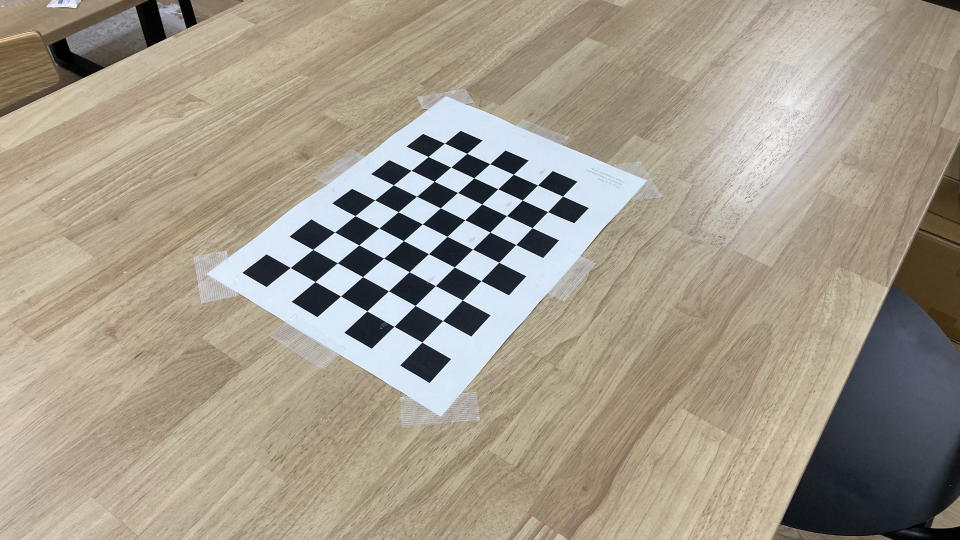
#> input picture program/00_calibration/iPhone_image/resize/1.png, 1920 x 1080 px (shown at 1/2 size)
$ python draw_board-corner.py
#> lines starting #> are read from the running program, lines starting #| are printed output that depends on the picture; after the words box and inside, x2 and y2 are one past the last pixel; in counts of white or black regions, pixels touching at a corner belong together
import cv2
import numpy as np
import glob
filename = "./pattern.png"

# Chessboard dimensions
number_of_squares_X = 10 # Number of chessboard squares along the x-axis
number_of_squares_Y = 7  # Number of chessboard squares along the y-axis
nX = number_of_squares_X - 1 # Number of interior corners along x-axis
nY = number_of_squares_Y - 1 # Number of interior corners along y-axis

def main():
  # Load an images
  img_dir = "./iPhone_image"
  img_path = f"{img_dir}/resize/*.png"

  file_list = glob.glob(img_path)
  i = 1
  for filename in file_list:
    image = cv2.imread(filename)
#> image is the input picture: shape (1080, 1920, 3); mean B, G, R 140.1, 154.8, 163.1
    # Convert the image to grayscale
    gray = cv2.cvtColor(image, cv2.COLOR_BGR2GRAY)
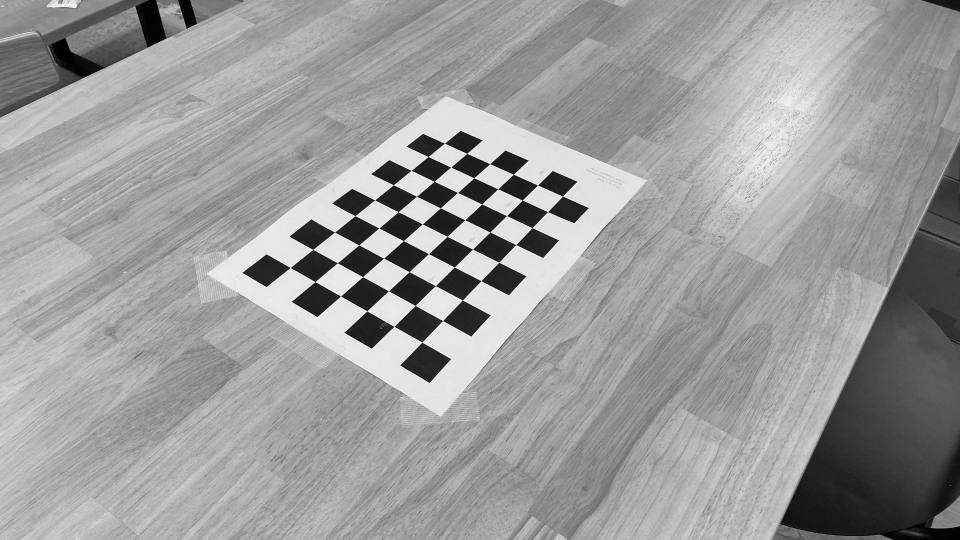
#> gray: shape (1080, 1920) (shown at 1/2 size); min 0, max 253, mean 155.6
    # Find the corners on the chessboard
    success, corners = cv2.findChessboardCorners(gray, (nY, nX), None)
#> success = True; corners = 54 rows, first 8: [844.3, 684.7], [788.5, 653], [734.3, 622.3], [681.6, 592.5], [630.5, 563.6], [580.7, 535.5], [885.7, 641.6], [830.7, 611.4]
    # If the corners are found by the algorithm, draw them
    if success == True:
    # Draw the corners
      cv2.drawChessboardCorners(image, (nY, nX), corners, success)
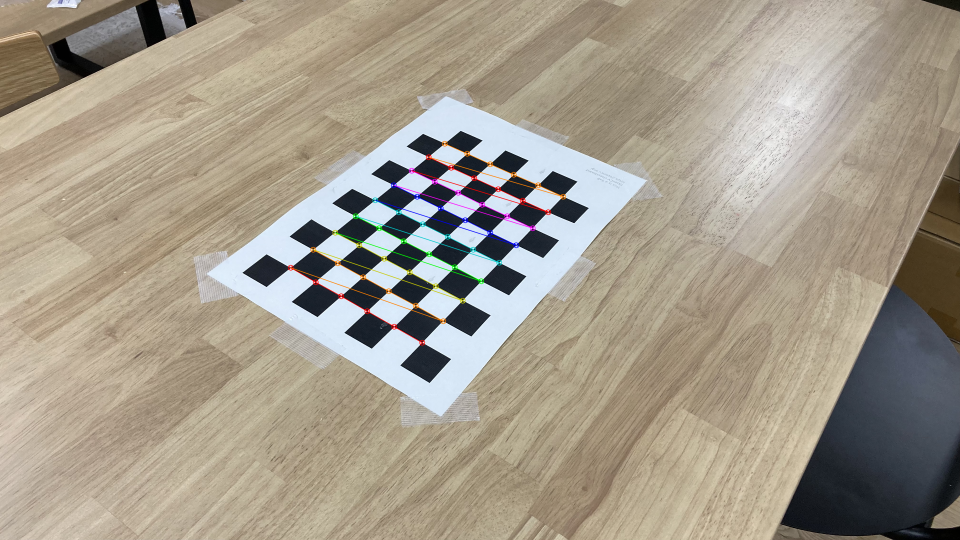
#> image: shape (1080, 1920, 3) (shown at 1/2 size); 0.87% of pixels changed, all inside (x1, y1, x2, y2) = (575, 281, 1133, 692)
    # Create the output file name by removing the '.jpg' part
      new_filename = f"{img_dir}/draw/{i}.png"
    # Save the new image in the working directory
      cv2.imwrite(new_filename, image)
    i+=1
#> pass 2 of the loop in main, `for filename in file_list:`:
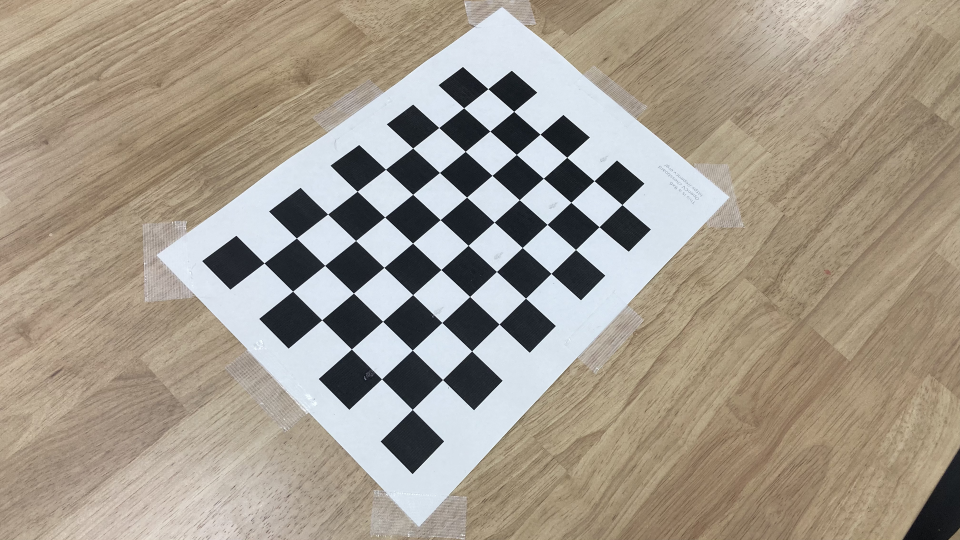
#> input picture program/00_calibration/iPhone_image/resize/10.png, 1920 x 1080 px (shown at 1/2 size)
#> in main, image is the input picture: shape (1080, 1920, 3); mean B, G, R 140, 153.7, 163.2
#> in main, `gray = cv2.cvtColor(image, cv2.COLOR_BGR2GRAY)`:
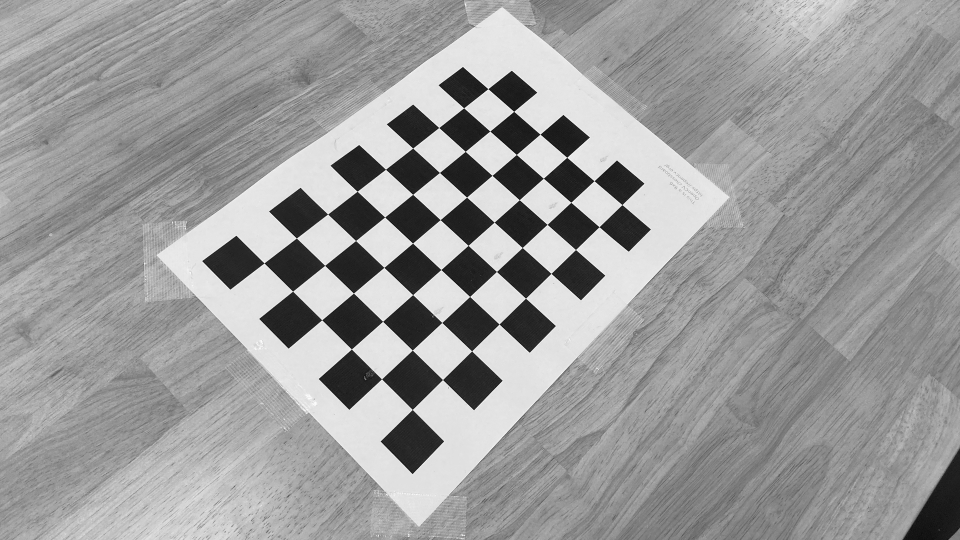
#> gray: shape (1080, 1920) (shown at 1/2 size); min 3, max 255, mean 155
#> corners = 54 rows, first 8: [825, 819.4], [763.6, 758.4], [703.3, 698.5], [644, 640.2], [585.7, 582.7], [528.5, 526.4], [885.6, 759.6], [825.1, 700.6]
#> in main, `cv2.drawChessboardCorners(image, (nY, nX), corners, success)`:
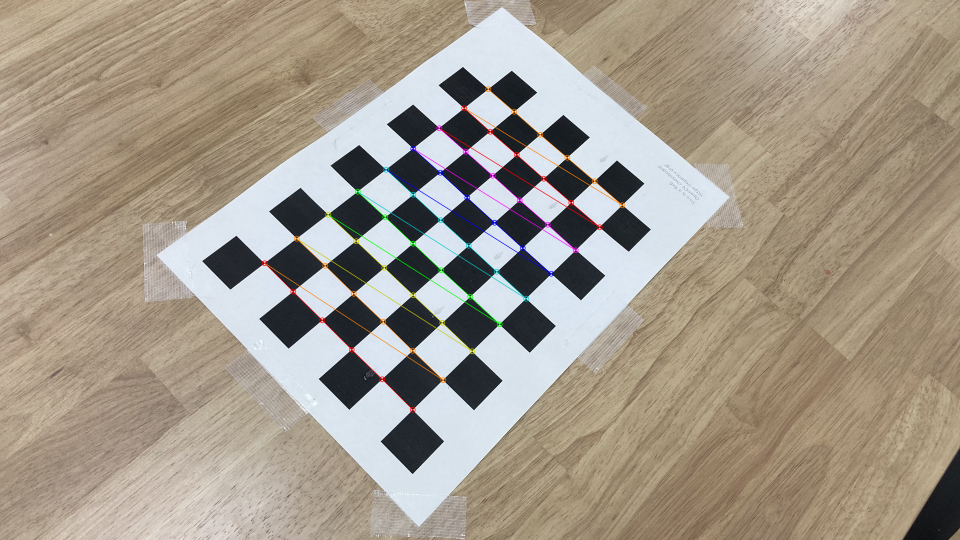
#> image: shape (1080, 1920, 3) (shown at 1/2 size); 0.98% of pixels changed, all inside (x1, y1, x2, y2) = (523, 172, 1251, 826)
#> pass 3 of the loop in main, `for filename in file_list:`:
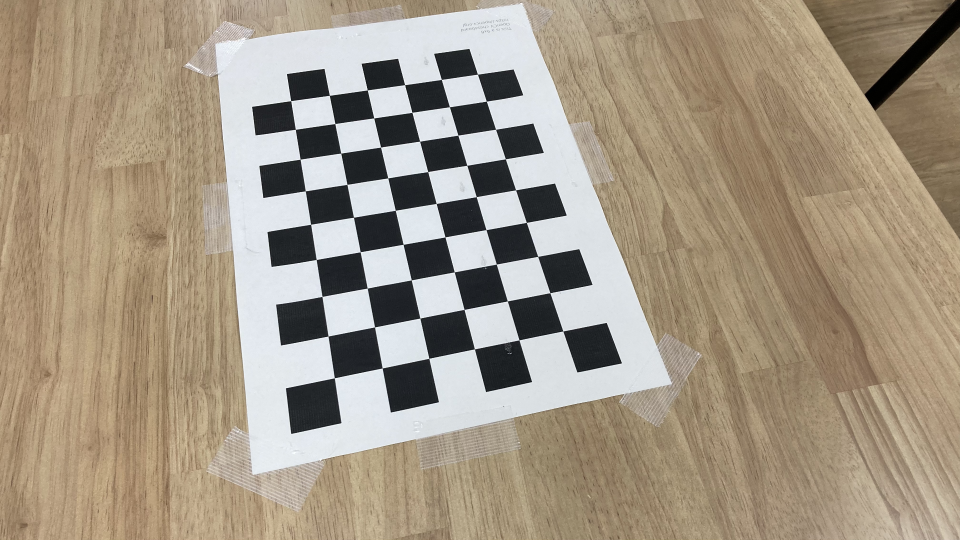
#> input picture program/00_calibration/iPhone_image/resize/12.png, 1920 x 1080 px (shown at 1/2 size)
#> in main, image is the input picture: shape (1080, 1920, 3); mean B, G, R 132.4, 150.5, 163
#> in main, `gray = cv2.cvtColor(image, cv2.COLOR_BGR2GRAY)`:
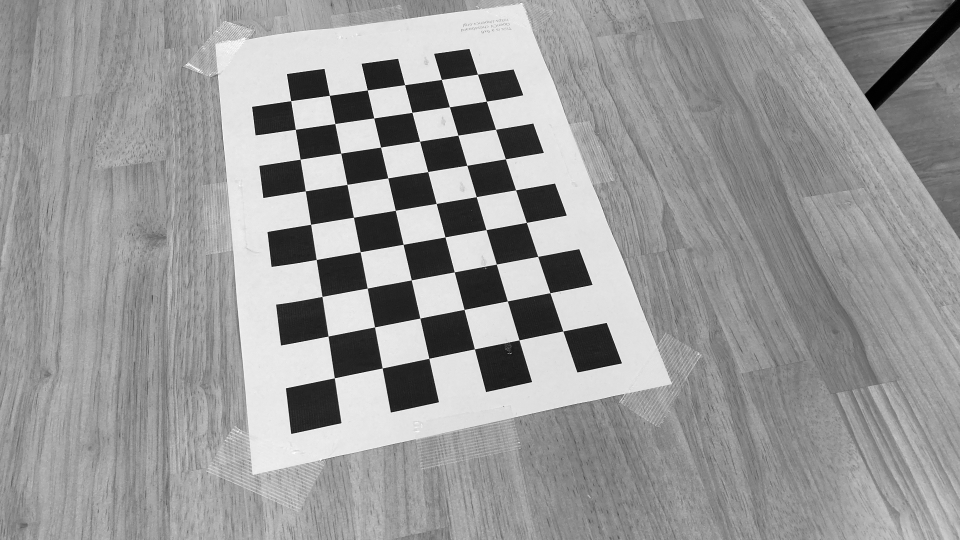
#> gray: shape (1080, 1920) (shown at 1/2 size); min 0, max 254, mean 152.2
#> corners = 54 rows, first 8: [1126.2, 662.5], [1038.5, 680.3], [949.4, 698.4], [858.3, 717.1], [764.7, 736.5], [669.2, 756.2], [1100.2, 585.8], [1015.2, 602.4]
#> in main, `cv2.drawChessboardCorners(image, (nY, nX), corners, success)`:
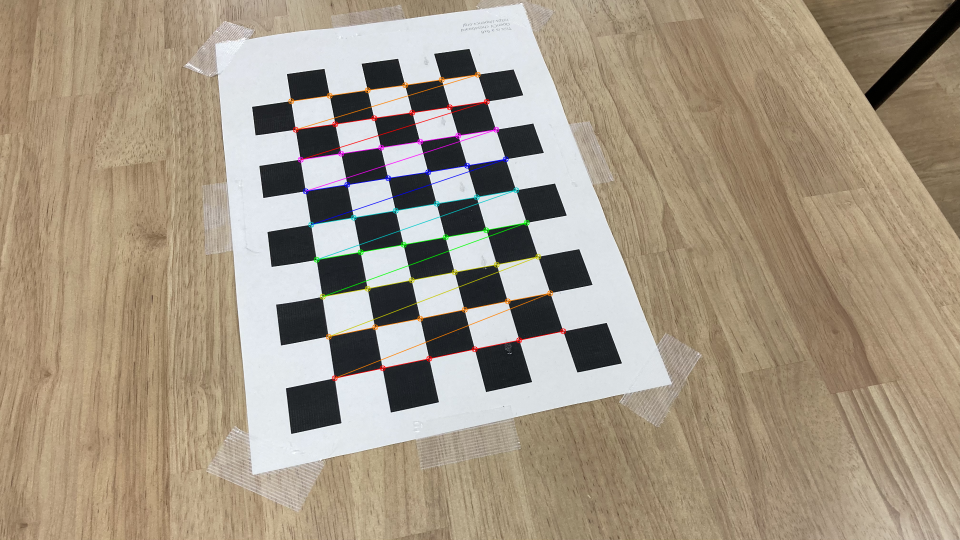
#> image: shape (1080, 1920, 3) (shown at 1/2 size); 1.2% of pixels changed, all inside (x1, y1, x2, y2) = (576, 143, 1133, 763)
main()
